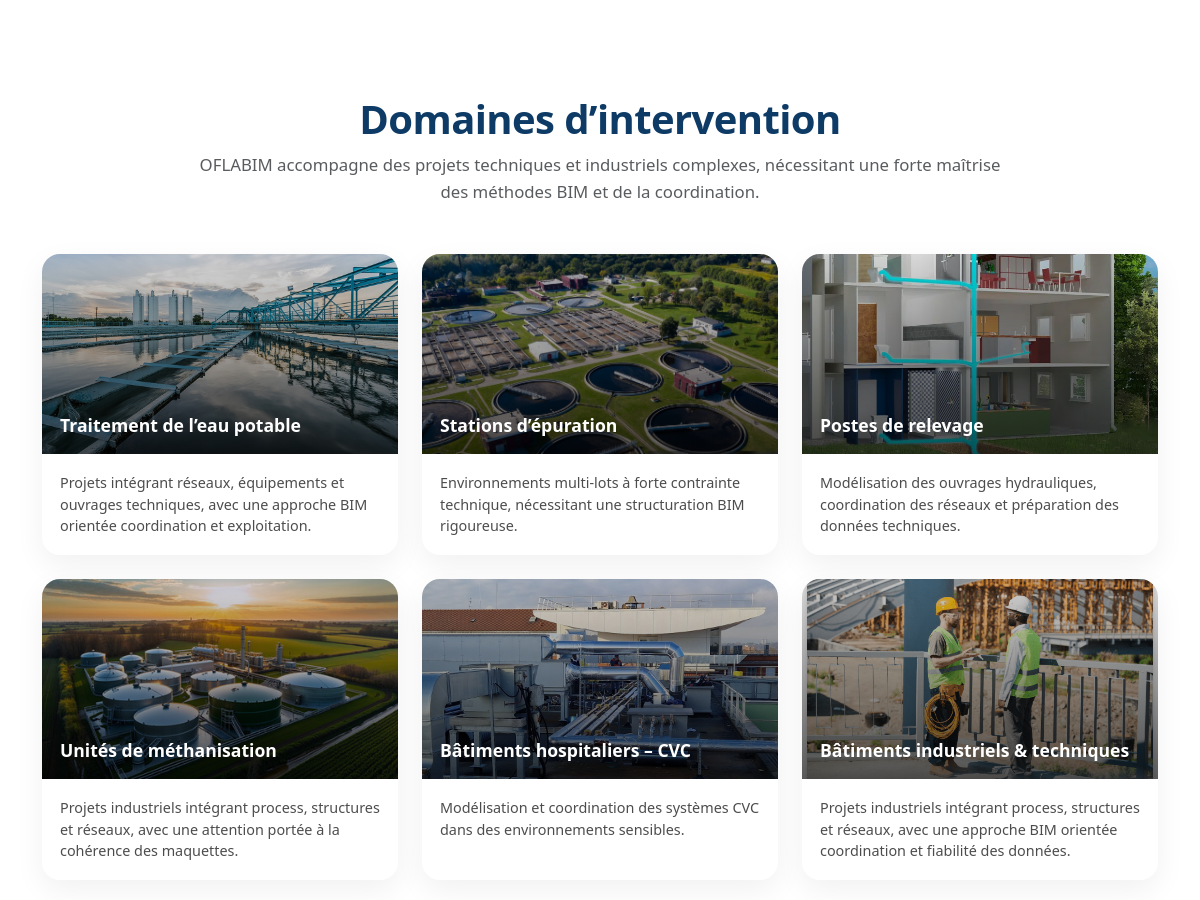
Before: / (middle part) with the older database file.
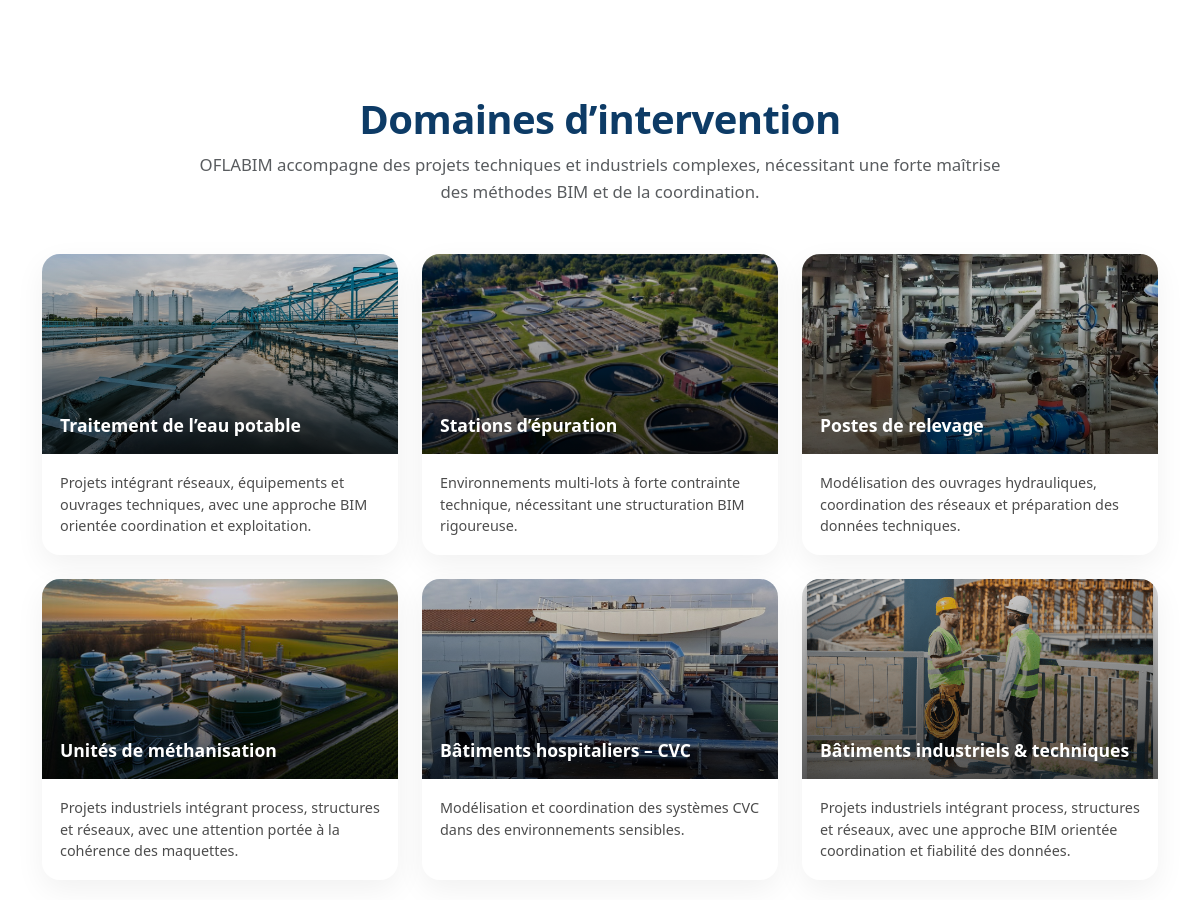
After: the same page with the newer database file.
### tables this page shows
CREATE TABLE `content_block` (
  `id` int(10) UNSIGNED NOT NULL,
  `section_id` int(10) UNSIGNED NOT NULL,
  `type` enum('h1','h2','h3','p','span','badge','img','link','button','iframe','list_item','html') NOT NULL DEFAULT 'p',
  `slot` varchar(60) DEFAULT NULL,
  `text` mediumtext DEFAULT NULL,
  `src` varchar(255) DEFAULT NULL,
  `alt` varchar(255) DEFAULT NULL,
  `href` varchar(255) DEFAULT NULL,
  `order_index` int(11) NOT NULL DEFAULT 10,
  `is_active` tinyint(1) NOT NULL DEFAULT 1,
  `created_at` datetime NOT NULL DEFAULT current_timestamp(),
  `updated_at` datetime NOT NULL DEFAULT current_timestamp() ON UPDATE current_timestamp()
);

### controllers/homeController.php (called while the page is built, shortened)
<?php
require_once PATH_MODELS . 'PageModel.php';
require_once PATH_MODELS . 'SectionModel.php';
require_once PATH_MODELS . 'ContentBlockModel.php';
$page = $_GET['page'] ?? 'accueil';
$page = preg_replace('/[^a-zA-Z0-9_]/', '', $page);
$pageModel         = new PageModel($pdo);
$sectionModel      = new SectionModel($pdo);
$contentBlockModel = new ContentBlockModel($pdo);
$sectionsContent = [];
$pageEntity = $pageModel->findBySlug($page);
if ($pageEntity) {
    $sections = $sectionModel->findByPageId(
        (int) $pageEntity->getId(),
        true
    );
    foreach ($sections as $section) {
        $blocks = $contentBlockModel->findBySectionIdIndexedBySlot(
            (int) $section->getId(),
            true
        );
        foreach ($blocks as $slot => $block) {
            if ($block->getType() === 'img') {
                $sectionsContent[$section->getSlug()][$slot] = [
                    'src' => $block->getSrc(),
                    'alt' => $block->getAlt(),
                ];
            } else {
                $sectionsContent[$section->getSlug()][$slot] = $block->getText();
            }
        }
    }
}
$view  = '404.php';
switch ($page) {
    case 'accueil':
        $view = 'accueil.php';
        break;
}
require PATH_VIEWS . 'header.php';
require PATH_VIEWS . $view;
require PATH_VIEWS . 'footer.php';

### index.php (called while the page is built, shortened)
<?php
$page = $_GET['page'] ?? 'accueil';
$page = preg_replace('/[^a-zA-Z0-9_]/', '', $page);
$publicPages = [
    'accueil',
    'presentation',
    'service',
    'references',
    'contact',
    'conditions',
    'confidentialite'
];
$adminPages = [
    'adminDashboard',
    'adminAccueil',
    'adminPresentation',
    'adminServices',
    'adminContact',
];
if (in_array($page, $publicPages, true)) {
    $controllerFile = PATH_CONTROLLERS . 'homeController.php';
} elseif (in_array($page, $adminPages, true)) {
    $controllerFile = PATH_CONTROLLERS . 'adminController.php';
} elseif ($page === 'login' || $page === 'logout') {
    $controllerFile = PATH_CONTROLLERS . 'authController.php';
} else {
    $controllerFile = PATH_CONTROLLERS . '404.php';
}
require_once $controllerFile;

### models/PageModel.php (called while the page is built, shortened)
<?php
require_once PATH_ENTITY . 'Page.php';
class PageModel
{
    private PDO $pdo;
    public function __construct(PDO $pdo)
    {
        $this->pdo = $pdo;
    }
    public function findBySlug(string $slug): ?Page
    {
        $stmt = $this->pdo->prepare("SELECT * FROM page WHERE slug = :slug LIMIT 1");
        $stmt->execute(['slug' => $slug]);
        $data = $stmt->fetch(PDO::FETCH_ASSOC);
        return $this->hydrate($data);
    }
    private function hydrate(array $data): Page
    {
        $page = new Page();
        $ref  = new ReflectionClass($page);
        foreach ($data as $key => $value) {
            if ($key === 'id') {
                $value = (int)$value;
            }
            if ($key === 'is_active') {
                $value = (bool)$value;
            }
            if ($ref->hasProperty($key)) {
                $property = $ref->getProperty($key);
            }
        }
        return $page;
    }
}

### entities/Page.php (called while the page is built, shortened)
<?php
class Page
{
    private int $id;
    public function getId(): int
    {
        return $this->id;
    }
}

### models/SectionModel.php (called while the page is built, shortened)
<?php
require_once PATH_ENTITY . 'Section.php';
class SectionModel
{
    private PDO $pdo;
    public function __construct(PDO $pdo)
    {
        $this->pdo = $pdo;
    }
    public function findByPageId(int $pageId, bool $onlyActive = true): array
    {
        $sql = "SELECT * FROM section WHERE page_id = :pid";
        if ($onlyActive) {
            $sql .= " AND is_active = 1";
        }
        $sql .= " ORDER BY order_index ASC";
        $stmt = $this->pdo->prepare($sql);
        $stmt->execute(['pid' => $pageId]);
        $rows = $stmt->fetchAll(PDO::FETCH_ASSOC);
        $sections = [];
        foreach ($rows as $row) {
            $sections[] = $this->hydrate($row);
        }
        return $sections;
    }
    private function hydrate(array $data): Section
    {
        $section = new Section();
        $ref     = new ReflectionClass($section);
        foreach ($data as $key => $value) {
            if (in_array($key, ['id', 'page_id', 'order_index'], true)) {
                $value = (int)$value;
            }
            if ($key === 'is_active') {
                $value = (bool)$value;
            }
            if ($ref->hasProperty($key)) {
                $property = $ref->getProperty($key);
            }
        }
        return $section;
    }
}

### entities/Section.php (called while the page is built, shortened)
<?php
class Section
{
    private int $id;
    public function getId(): int
    {
        return $this->id;
    }
}

### models/ContentBlockModel.php (called while the page is built, shortened)
<?php
class ContentBlockModel
{
    private PDO $pdo;
    public function __construct(PDO $pdo)
    {
        $this->pdo = $pdo;
    }
    public function findBySectionId(int $sectionId, bool $onlyActive = true): array
    {
        $sql = "SELECT * FROM content_block WHERE section_id = :sid";
        if ($onlyActive) {
            $sql .= " AND is_active = 1";
        }
        $sql .= " ORDER BY order_index ASC";
        $stmt = $this->pdo->prepare($sql);
        $stmt->execute(['sid' => $sectionId]);
        $rows = $stmt->fetchAll(PDO::FETCH_ASSOC);
        $blocks = [];
        foreach ($rows as $row) {
            $blocks[] = $this->hydrate($row);
        }
        return $blocks;
    }
    public function findBySectionIdIndexedBySlot(int $sectionId, bool $onlyActive = true): array
    {
        $list = $this->findBySectionId($sectionId, $onlyActive);
        $out = [];
        foreach ($list as $block) {
            $slot = $block->getSlot();
            if ($slot !== null && $slot !== '') {
                $out[$slot] = $block;
            }
        }
        return $out;
    }
    private function hydrate(array $data): ContentBlock
    {
        $block = new ContentBlock();
        $ref   = new ReflectionClass($block);
        foreach ($data as $key => $value) {
            if (in_array($key, ['id', 'section_id', 'order_index'], true)) {
                $value = (int)$value;
            }
            if ($key === 'is_active') {
                $value = (bool)$value;
            }
            if ($ref->hasProperty($key)) {
                $property = $ref->getProperty($key);
            }
        }
        return $block;
    }
}

### views/accueil.php (the view, shortened to what this page needs)
<section class="home-about py-5">
</section>
<section class="home-domains py-5">
    <div class="container">
        <div class="text-center mx-auto mb-5" style="max-width: 820px;">
            <h2 class="display-6 fw-bold mb-2">
                <?= htmlspecialchars(
                    $sectionsContent['home-domains']['title']
                    ?? 'Domaines d’intervention'
                ) ?>
            </h2>
            <p class="text-muted mb-0">
                <?= nl2br(htmlspecialchars(
                    $sectionsContent['home-domains']['intro']
                    ?? "OFLABIM accompagne des projets techniques et industriels complexes,\nnécessitant une forte maîtrise des méthodes BIM et de la coordination."
                )) ?>
            </p>
        </div>
        <div class="row g-4">
            <?php
            $sd = $sectionsContent['home-domains'] ?? [];
            $domains = $sd['domains'] ?? null;
            if (!is_array($domains)) {
                $domains = [];
                for ($i = 1; $i <= 9; $i++) {
                    $t = $sd["domain_{$i}_title"] ?? '';
                    $d = $sd["domain_{$i}_desc"] ?? '';
                    $img = $sd["domain_{$i}_img"] ?? [];
                    $src = is_array($img) ? ($img['src'] ?? '') : '';
                    $alt = is_array($img) ? ($img['alt'] ?? '') : '';
                    if (trim($t) === '' || trim($d) === '' || trim($src) === '') {
                        continue;
                    }
                    $domains[] = [
                        'title' => $t,
                        'desc'  => $d,
                        'img'   => ['src' => $src, 'alt' => $alt],
                    ];
                }
            }
            foreach ($domains as $dom):
                $title = (string)($dom['title'] ?? '');
                $desc  = (string)($dom['desc'] ?? '');
                $img   = $dom['img'] ?? [];
                $src   = is_array($img) ? (string)($img['src'] ?? '') : '';
                $alt   = is_array($img) ? (string)($img['alt'] ?? '') : '';
            ?>
                <div class="col-md-6 col-lg-4">
                    <div class="domain-card h-100">
                        <div class="domain-card__img position-relative">
                            <img
                                src="<?= htmlspecialchars($src) ?>"
                                alt="<?= htmlspecialchars($alt) ?>"
                                class="img-fluid w-100 h-100 object-fit-cover"
                                loading="lazy"
                            >
                            <div class="domain-card__overlay">
                                <h3><?= htmlspecialchars($title) ?></h3>
                            </div>
                        </div>
                        <div class="domain-card__body">
                            <?= nl2br(htmlspecialchars($desc)) ?>
                        </div>
                    </div>
                </div>
            <?php endforeach; ?>
        </div>
    </div>
</section>

### views/header.php (shortened to what this page needs)
<!doctype html>
<html lang="fr">
<head>
    <link
        href="https://cdnjs.cloudflare.com/ajax/libs/font-awesome/5.10.0/css/all.min.css"
        rel="stylesheet"
    >
    <link
        href="https://cdn.jsdelivr.net/npm/bootstrap-icons@1.11.1/font/bootstrap-icons.css"
        rel="stylesheet"
    >
    <link
        href="https://cdn.jsdelivr.net/npm/bootstrap@5.3.2/dist/css/bootstrap.min.css"
        rel="stylesheet"
    >
    <link href="assets/css/style.css" rel="stylesheet">
    <link rel="stylesheet" href="https://cdn.jsdelivr.net/npm/swiper@11/swiper-bundle.min.css">
</head>
<body>
<main>

### views/footer.php (shortened to what this page needs)
</main>
</body>
</html>

### assets/css/style.css (style rules this page uses)
.domain-card { border-radius: 18px; overflow: hidden; box-shadow: 0 10px 30px rgba(0,0,0,.06); transition: transform .2s ease, box-shadow .2s ease; }
.domain-card__img { height: 200px; position: relative; overflow: hidden; }
.domain-card__img img { width: 100%; height: 100%; object-fit: cover; display: block; }
.domain-card__overlay { position: absolute; inset: 0; background: linear-gradient(to top, rgba(0,0,0,.65), rgba(0,0,0,.15)); display: flex; align-items: flex-end; padding: 18px; }
.domain-card__overlay h3 { color: #fff; font-size: 1.1rem; font-weight: 700; margin: 0; }
.domain-card__body { padding: 18px; font-size: .9rem; color: rgba(0,0,0,.70); }
:root { --brand: #0d3b66; --brand-2: #1d4ed8; --accent: #16a34a; --bg-soft: rgba(13, 59, 102, .06); --bg-soft-2: rgba(29, 78, 216, .06); --border: rgba(13, 59, 102, .14); --shadow: 0 14px 40px rgba(13, 59, 102, .10); }
main h2 { letter-spacing: -0.015em !important; color: #0d3b66 !important; }
main h2 + p { margin-top: .4rem !important; font-size: 1.05rem !important; line-height: 1.65 !important; }

Changed rows visible on the page:
changed content_block (number 3 of 6 on the later page): src: a different picture
